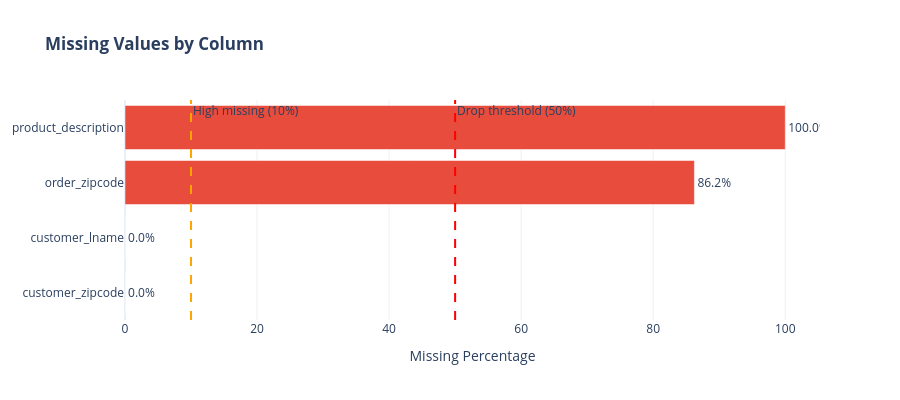

The notebook cell saved with this chart:
### Markdown cell above
---

## 3. Missing Value Analysis & Treatment

**Talking Point**: "Missing data requires careful handling. We'll drop columns with excessive nulls and impute the rest strategically."

### Code cell
# ============================================================
# STEP 3: MISSING VALUE ANALYSIS
# ============================================================

# Calculate missing value statistics
missing_stats = pd.DataFrame({
    'column': df.columns,
    'missing_count': df.isnull().sum().values,
    'missing_pct': (df.isnull().sum() / len(df) * 100).values,
    'dtype': df.dtypes.values
}).sort_values('missing_pct', ascending=False)

# Filter to columns with missing values
missing_cols = missing_stats[missing_stats['missing_count'] > 0]

if len(missing_cols) > 0:
    # Visualize missing values
    fig = go.Figure()

    fig.add_trace(go.Bar(
        x=missing_cols['missing_pct'].values,
        y=missing_cols['column'].values,
        orientation='h',
        marker_color=np.where(missing_cols['missing_pct'] > 50, '#e74c3c',
                              np.where(missing_cols['missing_pct'] > 10, '#f39c12', '#2ecc71')),
        text=[f"{v:.1f}%" for v in missing_cols['missing_pct']],
        textposition='outside'
    ))

    fig.update_layout(
        title='<b>Missing Values by Column</b>',
        xaxis_title='Missing Percentage',
        yaxis={'categoryorder': 'total ascending'},
        height=max(400, len(missing_cols) * 25),
        showlegend=False
    )

    # Add threshold lines
    fig.add_vline(x=50, line_dash="dash", line_color="red",
                  annotation_text="Drop threshold (50%)")
    fig.add_vline(x=10, line_dash="dash", line_color="orange",
                  annotation_text="High missing (10%)")
    fig.show()

    # Dynamic interpretation
    high_missing = missing_cols[missing_cols['missing_pct'] > 50]['column'].tolist()
    moderate_missing = missing_cols[(missing_cols['missing_pct'] > 10) &
                                    (missing_cols['missing_pct'] <= 50)]['column'].tolist()
    low_missing = missing_cols[missing_cols['missing_pct'] <= 10]['column'].tolist()

    print(f"\nMISSING VALUE ANALYSIS:")
    print(f"   Total columns with missing: {len(missing_cols)}")
    print(f"   High missing (>50%, will drop): {len(high_missing)} - {high_missing}")
    print(f"   Moderate missing (10-50%): {len(moderate_missing)} - {moderate_missing}")
    print(f"   Low missing (<10%): {len(low_missing)}")
else:
    print("No missing values found in the dataset!")
    high_missing = []

### Figure 1 — Plotly figure (JSON) as saved in the notebook; plotly's stock layout.template omitted (floating-point values rounded to 4 significant figures)
{"data": [{"marker": {"color": ["#e74c3c", "#e74c3c", "#2ecc71", "#2ecc71"]}, "orientation": "h", "text": ["100.0%", "86.2%", "0.0%", "0.0%"], "textposition": "outside", "type": "bar", "x": [100.0, 86.24, 0.004432, 0.001662], "y": ["product_description", "order_zipcode", "customer_lname", "customer_zipcode"]}], "layout": {"annotations": [{"showarrow": false, "text": "Drop threshold (50%)", "x": 50, "xanchor": "left", "xref": "x", "y": 1, "yanchor": "top", "yref": "y domain"}, {"showarrow": false, "text": "High missing (10%)", "x": 10, "xanchor": "left", "xref": "x", "y": 1, "yanchor": "top", "yref": "y domain"}], "height": 400, "shapes": [{"line": {"color": "red", "dash": "dash"}, "type": "line", "x0": 50, "x1": 50, "xref": "x", "y0": 0, "y1": 1, "yref": "y domain"}, {"line": {"color": "orange", "dash": "dash"}, "type": "line", "x0": 10, "x1": 10, "xref": "x", "y0": 0, "y1": 1, "yref": "y domain"}], "showlegend": false, "title": {"text": "<b>Missing Values by Column</b>"}, "xaxis": {"title": {"text": "Missing Percentage"}}, "yaxis": {"categoryorder": "total ascending"}}}
